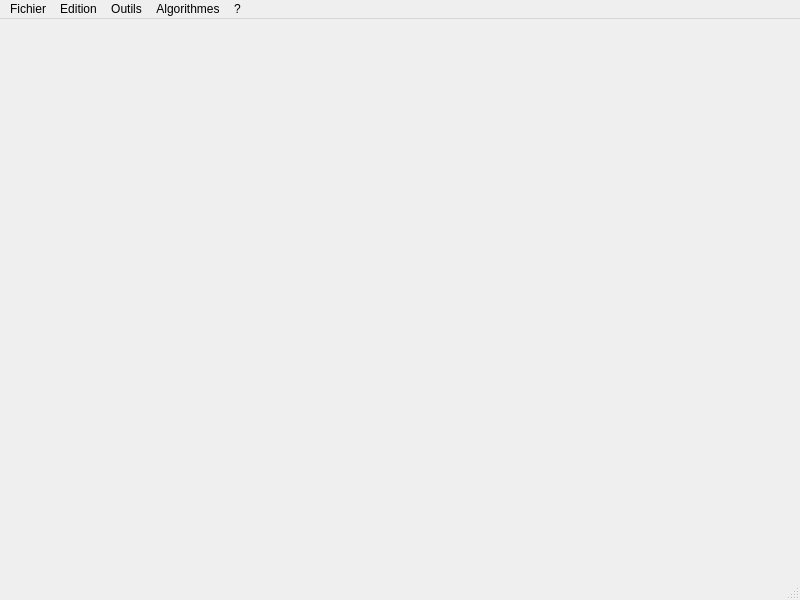
<?xml version="1.0" encoding="UTF-8"?>
<ui version="4.0">
 <class>FenetrePrincipale</class>
 <widget class="QMainWindow" name="FenetrePrincipale">
  <property name="geometry">
   <rect>
    <x>0</x>
    <y>0</y>
    <width>800</width>
    <height>600</height>
   </rect>
  </property>
  <property name="windowTitle">
   <string>MainWindow</string>
  </property>
  <widget class="QWidget" name="centralwidget"/>
  <widget class="QMenuBar" name="menubar">
   <property name="geometry">
    <rect>
     <x>0</x>
     <y>0</y>
     <width>800</width>
     <height>26</height>
    </rect>
   </property>
   <widget class="QMenu" name="menuFichier">
    <property name="title">
     <string>Fichier</string>
    </property>
    <addaction name="actionNouvelle_instance"/>
    <addaction name="separator"/>
    <addaction name="actionQuitter"/>
   </widget>
   <widget class="QMenu" name="menuEdition">
    <property name="title">
     <string>Edition</string>
    </property>
   </widget>
   <widget class="QMenu" name="menuOutils">
    <property name="title">
     <string>Outils</string>
    </property>
   </widget>
   <widget class="QMenu" name="menuAlgorithmes">
    <property name="title">
     <string>Algorithmes</string>
    </property>
    <widget class="QMenu" name="menuHeuristiques">
     <property name="title">
      <string>Heuristiques</string>
     </property>
     <addaction name="actionPlus_proche_voisin"/>
     <addaction name="actionPlus_Proche_Voisin_Syt_matique"/>
     <addaction name="actionPlus_Proche_Voisin_Al_atoire"/>
     <addaction name="separator"/>
     <addaction name="actionPlus_Lointain_Voisin_Syst_matique"/>
     <addaction name="separator"/>
     <addaction name="actionHeure_de_Bouf"/>
     <addaction name="actionHeure_de_Bouf_Yagouni_Mouhammed_Temps_R_el"/>
    </widget>
    <widget class="QMenu" name="menuM_taheuristiques">
     <property name="title">
      <string>Métaheuristiques</string>
     </property>
     <addaction name="actionR_cuit_Simul"/>
    </widget>
    <widget class="QMenu" name="menuTransformations">
     <property name="title">
      <string>Transformations</string>
     </property>
     <addaction name="action2_Opt"/>
    </widget>
    <addaction name="menuHeuristiques"/>
    <addaction name="menuTransformations"/>
    <addaction name="separator"/>
    <addaction name="menuM_taheuristiques"/>
    <addaction name="separator"/>
    <addaction name="actionHybridation"/>
   </widget>
   <widget class="QMenu" name="menu">
    <property name="title">
     <string>?</string>
    </property>
    <addaction name="action_propos"/>
   </widget>
   <addaction name="menuFichier"/>
   <addaction name="menuEdition"/>
   <addaction name="menuOutils"/>
   <addaction name="menuAlgorithmes"/>
   <addaction name="menu"/>
  </widget>
  <widget class="QStatusBar" name="statusbar"/>
  <action name="actionNouvelle_instance">
   <property name="text">
    <string>Nouvelle instance</string>
   </property>
  </action>
  <action name="actionQuitter">
   <property name="text">
    <string>Quitter</string>
   </property>
  </action>
  <action name="actionHybridation">
   <property name="text">
    <string>Hybridation</string>
   </property>
  </action>
  <action name="action_propos">
   <property name="text">
    <string>À propos</string>
   </property>
  </action>
  <action name="actionPlus_proche_voisin">
   <property name="text">
    <string>Plus Proche Voisin</string>
   </property>
  </action>
  <action name="actionR_cuit_Simul">
   <property name="text">
    <string>Récuit Simulé</string>
   </property>
  </action>
  <action name="actionPlus_Proche_Voisin_Syt_matique">
   <property name="text">
    <string>Plus Proche Voisin Sytématique</string>
   </property>
  </action>
  <action name="actionPlus_Proche_Voisin_Al_atoire">
   <property name="text">
    <string>Plus Proche Voisin Aléatoire</string>
   </property>
  </action>
  <action name="action2_Opt">
   <property name="text">
    <string>2-Opt</string>
   </property>
  </action>
  <action name="actionPlus_Lointain_Voisin_Syst_matique">
   <property name="text">
    <string>Plus Lointain Voisin Systématique</string>
   </property>
  </action>
  <action name="actionHeure_de_Bouf">
   <property name="text">
    <string>Heure de Bouf (Yagouni Mouhammed)</string>
   </property>
  </action>
  <action name="actionHeure_de_Bouf_Yagouni_Mouhammed_Temps_R_el">
   <property name="text">
    <string>Heure de Bouf (Yagouni Mouhammed) Temps Réel</string>
   </property>
  </action>
 </widget>
 <resources/>
 <connections/>
</ui>
